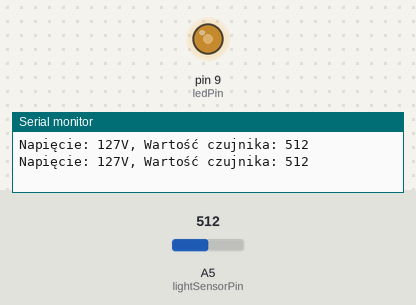
Recording of a sketch running on a simulated Arduino Uno, built with avr-gcc and run on an emulated ATmega328P. Shown: output pins drawn as LEDs (lit = HIGH), the last lines printed to the serial monitor. The inputs (shaded band) are chosen by the test bench; at power-on: A5 (lightSensorPin) = 512.

Above: at 1.8 s.
1.9 s: A5 (lightSensorPin) set to 716
At 2.3 s:
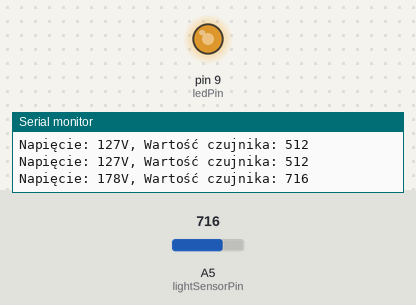
3.5 s: A5 (lightSensorPin) set to 900
At 5.1 s:
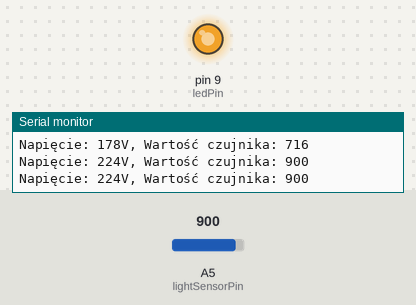
5.5 s: A5 (lightSensorPin) set to 122
At 6.7 s:
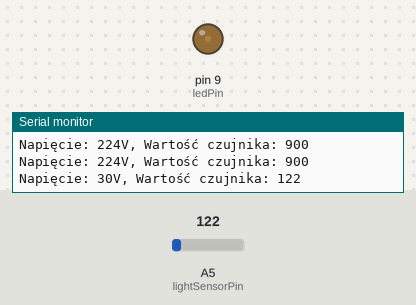
7.5 s: A5 (lightSensorPin) set to 0
At 9.2 s:
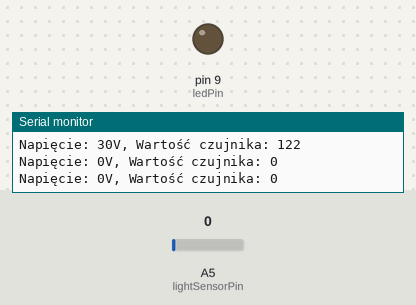
9.5 s: A5 (lightSensorPin) set to 511
At 11.0 s:
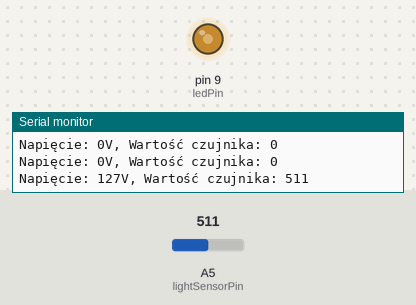
Timing chart, 0 to 12.5 s (numbered marks = the images above; inputs shaded):
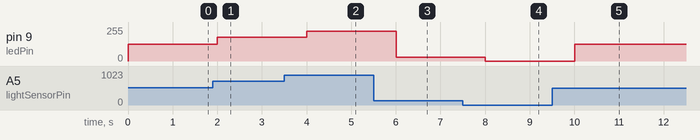

Measured:
- after the input at 1.9 s, pin 9 (ledPin): 127/255 → 178/255 after 0.10 s
- after the input at 3.5 s, pin 9 (ledPin): 178/255 → 224/255 after 0.50 s
- after the input at 5.5 s, pin 9 (ledPin): 224/255 → 30/255 after 0.51 s
- after the input at 7.5 s, pin 9 (ledPin): 30/255 → 0/255 after 0.51 s
- after the input at 9.5 s, pin 9 (ledPin): 0/255 → 127/255 after 0.51 s

The sketch:

code.ino
```cpp
const int lightSensorPin = A5;
const int ledPin = 9;

void setup() {
  Serial.begin(9600);
}

void loop() {
  int sensorValue = analogRead(lightSensorPin);
  int ledValue = map(sensorValue, 0, 1023, 0, 255);

  analogWrite(ledPin, ledValue);

  Serial.print("Napięcie: ");
  Serial.print(ledValue);
  Serial.print("V, Wartość czujnika: ");
  Serial.println(sensorValue);

  delay(1000);
}
```
